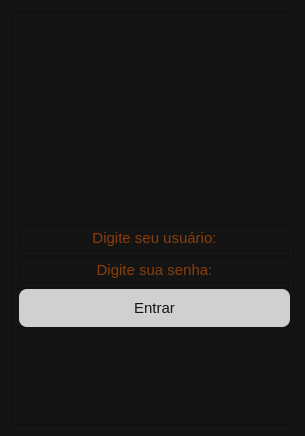
<?xml version="1.0" encoding="UTF-8"?>
<ui version="4.0">
 <class>login</class>
 <widget class="QWidget" name="login">
  <property name="geometry">
   <rect>
    <x>0</x>
    <y>0</y>
    <width>305</width>
    <height>436</height>
   </rect>
  </property>
  <property name="windowTitle">
   <string>Form</string>
  </property>
  <property name="styleSheet">
   <string notr="true">QWidget{
	background-color: rgb(20, 20, 20);
	color: rgb(240, 240, 240);
	background-repeat: no-repeat;
	background-position: center;
}
QPushButton{
 width: 100%;
  padding: 10px;
  background-color: rgba(255, 255, 255, 0.8);
  color: rgb(22, 22, 22);
  border: none;
  border-radius: 8px;
  cursor: pointer;
  box-shadow: 0px -80px 60px rgba(195, 195, 195, 0.9); 
  transform: translate(-3px, -2px);
  font-size: 1.2em;
}

QPushButton:hover {
  background-color: rgba(255, 255, 255, 0.5);
  box-shadow: -10px 10px 50px rgba(255, 255, 255, 0.7); 
  color: rgb(245, 245, 245);
  transform: translate(3px, -3px);
  font-size: 1.2em;
}

QPushButton:disabled {
	background-color: rgba(255, 255, 255, 0.1);
  	color: rgb(245, 245, 245);
 }

QLineEdit{
	color: rgb(255,102, 0);
}</string>
  </property>
  <layout class="QHBoxLayout" name="horizontalLayout">
   <item>
    <widget class="QFrame" name="frame">
     <property name="styleSheet">
      <string notr="true"/>
     </property>
     <property name="frameShape">
      <enum>QFrame::Shape::StyledPanel</enum>
     </property>
     <property name="frameShadow">
      <enum>QFrame::Shadow::Raised</enum>
     </property>
     <widget class="QWidget" name="layoutWidget">
      <property name="geometry">
       <rect>
        <x>8</x>
        <y>7</y>
        <width>271</width>
        <height>401</height>
       </rect>
      </property>
      <layout class="QVBoxLayout" name="verticalLayout" stretch="5,30,10,10,10,5,10">
       <item>
        <spacer name="verticalSpacer">
         <property name="orientation">
          <enum>Qt::Orientation::Vertical</enum>
         </property>
         <property name="sizeHint" stdset="0">
          <size>
           <width>20</width>
           <height>20</height>
          </size>
         </property>
        </spacer>
       </item>
       <item>
        <widget class="QLabel" name="label">
         <property name="text">
          <string/>
         </property>
         <property name="pixmap">
          <pixmap>img/login1.png</pixmap>
         </property>
        </widget>
       </item>
       <item>
        <widget class="QLineEdit" name="user">
         <property name="font">
          <font>
           <pointsize>11</pointsize>
          </font>
         </property>
         <property name="styleSheet">
          <string notr="true"/>
         </property>
         <property name="alignment">
          <set>Qt::AlignmentFlag::AlignCenter</set>
         </property>
         <property name="placeholderText">
          <string>Digite seu usuário:</string>
         </property>
        </widget>
       </item>
       <item>
        <widget class="QLineEdit" name="password">
         <property name="font">
          <font>
           <pointsize>11</pointsize>
          </font>
         </property>
         <property name="styleSheet">
          <string notr="true"/>
         </property>
         <property name="echoMode">
          <enum>QLineEdit::EchoMode::Password</enum>
         </property>
         <property name="alignment">
          <set>Qt::AlignmentFlag::AlignCenter</set>
         </property>
         <property name="placeholderText">
          <string>Digite sua senha:</string>
         </property>
        </widget>
       </item>
       <item>
        <widget class="QPushButton" name="btnEntrar">
         <property name="font">
          <font>
           <pointsize>11</pointsize>
          </font>
         </property>
         <property name="cursor">
          <cursorShape>PointingHandCursor</cursorShape>
         </property>
         <property name="styleSheet">
          <string notr="true"/>
         </property>
         <property name="text">
          <string>Entrar</string>
         </property>
        </widget>
       </item>
       <item>
        <spacer name="verticalSpacer_2">
         <property name="orientation">
          <enum>Qt::Orientation::Vertical</enum>
         </property>
         <property name="sizeHint" stdset="0">
          <size>
           <width>20</width>
           <height>20</height>
          </size>
         </property>
        </spacer>
       </item>
       <item>
        <widget class="QLabel" name="lb_user_password">
         <property name="font">
          <font>
           <family>Gabriola</family>
           <pointsize>18</pointsize>
          </font>
         </property>
         <property name="styleSheet">
          <string notr="true">color: rgb(255, 0, 0);</string>
         </property>
         <property name="text">
          <string/>
         </property>
         <property name="alignment">
          <set>Qt::AlignmentFlag::AlignCenter</set>
         </property>
        </widget>
       </item>
      </layout>
     </widget>
    </widget>
   </item>
  </layout>
 </widget>
 <tabstops>
  <tabstop>btnEntrar</tabstop>
 </tabstops>
 <resources/>
 <connections/>
</ui>
